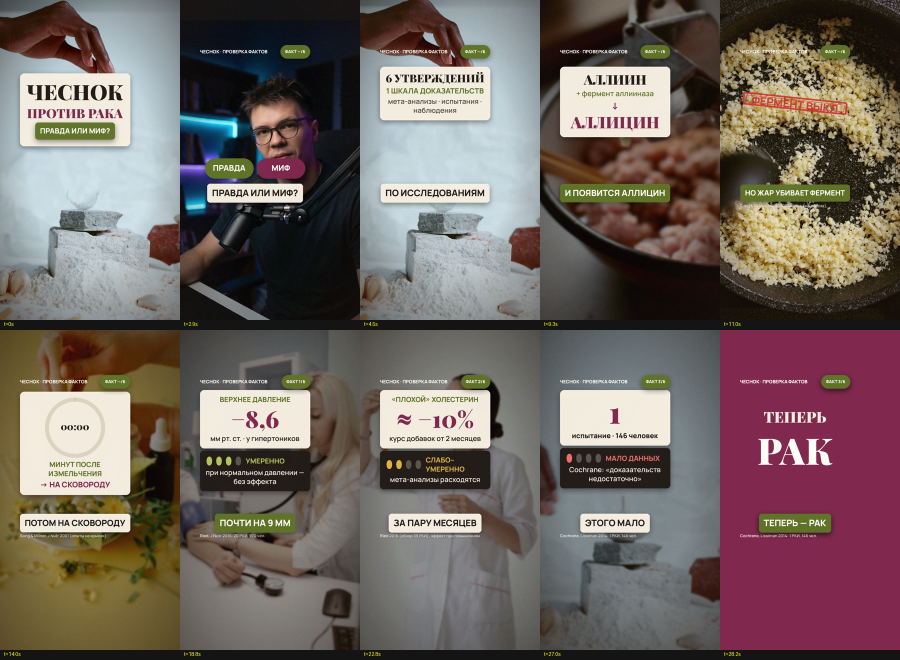
#> input picture docs/projects/gar10v2/contact_sheet_1.png, 1800 x 1320 px (shown at 1/2 size)
$ python -i render.py   (imports and definitions only)
#> lines starting #> are read from the running program, lines starting #| are printed output that depends on the picture
import sys,os,math,random,json,subprocess
import numpy as np
from PIL import Image,ImageDraw,ImageFilter,ImageEnhance
from lib import *
import lib
CR=(246,239,226); INK=(34,28,24); OL=(96,116,40); OLL=(176,196,92); PL=(128,40,78); GO=(222,176,72); RD=(200,50,50); WH=(255,252,245)
TOT=57.60; NF=int(round(TOT*FPS))
SH='/workspace/gar10/b/shots/'; AV='/workspace/gar10/av/f/'
# [1 line that did not run here, left out]
X0,X1=120,780; CX=(X0+X1)//2
# (t0, kind, src, off, z0, z1)
S=[(0.0,'av'),(3.05,'intro','10071217',0,1.05,1.15),(4.77,'v','7601421',0,1.0,1.12),(7.12,'chem','7237297',0,1.1,1.2),
(9.61,'v','39137542',0,1.0,1.15),(11.65,'timer','7525923',0,1.0,1.08),(14.27,'bp','6998172',0,1.0,1.1),(18.98,'chol','8530073',0,1.05,1.12),
(23.00,'cold','10071217',3,1.15,1.2),(27.19,'cancer','37138963',0,1.0,1.05),(28.40,'obs','37138963',1.0,1.05,1.15),(33.28,'obs2','7601421',3,1.1,1.15),
(35.72,'rct','8530073',2,1.0,1.1),(40.34,'rct2','8530073',4,1.1,1.15),(44.39,'oil','25745552',0,1.0,1.12),(47.76,'oil2','37223242',0,1.05,1.15),
(50.78,'warn','10431987',0,1.0,1.06),(53.13,'v','37223242',3,1.0,1.1),(55.31,'loop','10071217',0,1.15,1.0)]
TR={3.05:'wipe',4.77:'punch',7.12:'wipe',9.61:'flash',11.65:'wipe',14.27:'punch',18.98:'wipe',23.00:'punch',27.19:'flash',28.40:'wipe',33.28:'punch',
35.72:'wipe',40.34:'punch',44.39:'wipe',47.76:'punch',50.78:'flash',53.13:'wipe',55.31:'punch'}
CAP=[(0.02,'ЧЕСНОК ПРОТИВ РАКА',1),(1.67,'ПРАВДА ИЛИ МИФ?',0),(3.13,'ПО ИССЛЕДОВАНИЯМ',0),(4.77,'ЦЕЛЫЙ ЗУБЧИК',0),(5.65,'ПОЧТИ БЕСПОЛЕЗЕН',1),
(7.12,'РАЗДАВИ ЕГО',0),(8.0,'И ПОЯВИТСЯ АЛЛИЦИН',1),(9.61,'НО ЖАР УБИВАЕТ ФЕРМЕНТ',1),(11.65,'ПОДОЖДИ 10 МИНУТ',1),(12.93,'ПОТОМ НА СКОВОРОДУ',0),
(14.27,'ДАВЛЕНИЕ',0),(15.26,'У ГИПЕРТОНИКОВ',1),(16.23,'ВЕРХНЕЕ ПАДАЛО',0),(17.04,'ПОЧТИ НА 9 ММ',1),(18.98,'ХОЛЕСТЕРИН',0),(20.03,'МИНУС ~10%',1),(21.76,'ЗА ПАРУ МЕСЯЦЕВ',0),
(23.00,'ПРОСТУДА',0),(23.95,'ВСЕГО ОДНО ИСПЫТАНИЕ',1),(26.16,'ЭТОГО МАЛО',0),(27.19,'ТЕПЕРЬ — РАК',1),(28.40,'КТО ЕСТ МНОГО',0),(29.28,'ЧЕСНОКА И ЛУКА',1),
(30.46,'РАК ЖЕЛУДКА',0),(31.59,'ПОЧТИ ВДВОЕ РЕЖЕ',1),(33.28,'НО ЭТО НАБЛЮДЕНИЯ',0),(34.44,'А НЕ ДОКАЗАТЕЛЬСТВО',1),(35.72,'КИТАЙ: 3 ТЫСЯЧИ ЧЕЛОВЕК',0),
(37.62,'7 ЛЕТ',1),(38.19,'ЧЕСНОК ИЛИ ПЛАЦЕБО',0),(40.34,'ЧЕРЕЗ 22 ГОДА',0),(41.60,'СМЕРТНОСТЬ ОТ РАКА',0),(42.94,'НИЖЕ НА ТРЕТЬ',1),
(44.39,'А МАСЛО?',1),(45.31,'ВЕЩЕСТВА ЧЕСНОКА',0),(46.28,'РАСТВОРЯЮТСЯ В ЖИРАХ',1),(47.76,'НО ИСПЫТАНИЙ',0),(48.44,'С ОЛИВКОВЫМ',0),(49.13,'ИЛИ ЛЬНЯНЫМ',0),(49.76,'МАСЛОМ — НЕТ',1),
(50.78,None,0),(53.13,'ОТПРАВЬ ТОМУ,',0),(53.81,'КТО ЛЕЧИТСЯ ЧЕСНОКОМ',1),(55.31,'И ОТВЕТЬ:',0),(56.14,'ПРАВДА ИЛИ МИФ?',1)]
CLAIM=[(14.27,1),(18.98,2),(23.00,3),(28.40,4),(35.72,5),(44.39,6)]
SRC=[(9.61,'Song & Milner, J Nutr 2001 (опыты на крысах)'),(14.27,'Ried, J Nutr 2016: 20 РКИ, 970 чел.'),(18.98,'Ried 2016 (обзор 39 РКИ); эффект при повышенном'),
(23.00,'Cochrane, Lissiman 2014: 1 РКИ, 146 чел.'),(28.40,'Zhou, Gastroenterology 2011: 21 исследование'),(35.72,'Li, BMJ 2019: Shandong Intervention Trial'),
(44.39,'Прямых испытаний сочетания нет'),(50.78,None)]
_ic={}
NFR={}
# [4 lines left out: function vframe, not called in this run]
NAV=len(os.listdir(AV)) if os.path.isdir(AV) else 1
def avf(seg,t):
    t0,t1,c0=SEG[seg]; i=int(round((t-t0+c0+LAG)*FPS)); i=max(0,min(NAV-1,i)); return Image.open(AV+'f%04d.jpg'%(i+1)).convert('RGB')
# [5 lines left out: function cur_shot, not called in this run]
def nxt(k): return S[k+1][0] if k+1<len(S) else TOT
def soft(im,r=6,dk=0.55): return ImageEnhance.Brightness(im.filter(ImageFilter.GaussianBlur(r))).enhance(dk)
CARD_KINDS=('chem','timer','bp','chol','cold','obs','rct','rct2','oil','oil2','warn')
# [6 lines left out: function shot_img, not called in this run]
def P(t,t0,d): return clamp((t-t0)/d)
lib.P=P
def fit(s,kind,size,maxw):
    while size>24 and tw_of(s,kind,size)>maxw: size-=2
    return size
# [4 lines left out: function card, not called in this run]
def slide(t,t0,d=0.35): return (1-eo(P(t,t0,d)))*120
# ================= TEXT-FIT LAYOUT SYSTEM (gar10v2) =================
SAFE=(120,270,780,1250); PAD=24; MINB=42
REG=[]; TOP=[]; WARN=[]
def reg_text(name,ink,cont,pad=PAD): REG.append((name,ink,cont,pad))
def reg_top(name,box): TOP.append((name,box))
def ink_of(s,kind,size): return font(kind,int(size)).getbbox(s,anchor='ls')
def line_box(kind,size):
    l,t,r,b=font(kind,int(size)).getbbox('ЁЙНрув',anchor='ls'); return t,b
# [31 lines left out: functions draw_line, fit_lines, not called in this run]
class Stack:
    def __init__(s,x0=X0,x1=X1,pad=32,gap=12): s.x0,s.x1,s.pad,s.gap=x0,x1,pad,gap; s.it=[]
    def text(s,txt,kind,size,col,minsz=MINB,alpha=1.0,sc=1.0,name=None):
        sz,lines=fit_lines(txt,kind,size,minsz,s.x1-s.x0-2*s.pad)
        lt,lb=line_box(kind,sz); lh=lb-lt; s.it.append(('t',lines,kind,sz,col,alpha,sc,lh,name)); return s
    def custom(s,h,fn): s.it.append(('c',h,fn)); return s
    # [47 lines left out: functions height, draw, pill, stamp_fit, not called in this run]
def inside(a,c,p): return a[0]>=c[0]+p-0.5 and a[1]>=c[1]+p-0.5 and a[2]<=c[2]-p+0.5 and a[3]<=c[3]-p+0.5
def ovl(a,b): return a[0]<b[2] and b[0]<a[2] and a[1]<b[3] and b[1]<a[3]
# [10 lines left out: function check, not called in this run]
# ================= captions / HUD / meter =================
CAPY=1158
# [43 lines left out: functions caption, hud, clove, meter, not called in this run]
def big_item(st,s,size,col,t,t0,kind='disp'):
    sc=0.8+0.2*eob(P(t,t0,0.3),1.6); return st.text(s,kind,size,col,minsz=60,alpha=clamp(P(t,t0,0.15)),sc=sc)
TOPY=360
def gap_meter(box): return box[3]+16
# ================= scenes =================
def intro(b,t,t0):
    st=Stack().text('6 УТВЕРЖДЕНИЙ','disp',80,INK,minsz=60).text('1 ШКАЛА ДОКАЗАТЕЛЬСТВ','man',46,OL).text('мета-анализы · испытания · наблюдения','manr',42,INK,alpha=0.8)
    st.draw(b,TOPY+40+slide(t,t0),alpha=P(t,t0,0.2))
def chem(b,t,t0):
    st=Stack().text('АЛЛИИН','disp',80,INK,minsz=60).text('+ фермент аллииназа','manr',44,OL,alpha=P(t,t0+0.3,0.2)).text('↓','man',56,PL,alpha=P(t,8.0,0.2))
    big_item(st,'АЛЛИЦИН',96,PL,t,8.62); st.draw(b,TOPY+40,alpha=P(t,t0,0.2))
def heat(b,t,t0):
    stamp_fit(b,'ФЕРМЕНТ ВЫКЛ',CX,620,t,10.2,RD,-6,X1-X0,name='heatstamp')
# [14 lines left out: function timer, not called in this run]
def numcard(b,t,t0,head,num,numt0,sub):
    st=Stack().text(head,'man',42,OL); big_item(st,num,140,PL,t,numt0); st.text(sub,'manr',42,INK)
    return st.draw(b,TOPY+slide(t,t0),alpha=P(t,t0,0.2))
def bp(b,t,t0):
    v=8.6*eo(P(t,16.6,1.2)); bx=numcard(b,t,t0,'ВЕРХНЕЕ ДАВЛЕНИЕ',f'−{v:.1f}'.replace('.',','),16.23,'мм рт. ст. · у гипертоников')
    meter(b,t,15.3,3,'УМЕРЕННО',gap_meter(bx),note='при нормальном давлении — без эффекта')
def chol(b,t,t0):
    v=10*eo(P(t,20.0,1.0)); bx=numcard(b,t,t0,'«ПЛОХОЙ» ХОЛЕСТЕРИН',f'≈ −{int(round(v))}%',20.0,'курс добавок от 2 месяцев')
    meter(b,t,20.6,2,'СЛАБО–\nУМЕРЕННО',gap_meter(bx),note='мета-анализы расходятся')
# [18 lines left out: functions cold, cancer, bars, not called in this run]
def obs(b,t,t0):
    st=Stack().text('РАК ЖЕЛУДКА','man',46,OL).text('лук и чеснок: мало vs много','manr',42,INK).custom(144,bars(t,t0)).text('ОШ 0,54 · почти вдвое реже','man',42,PL,alpha=P(t,31.6,0.2))
    st.draw(b,TOPY+slide(t,t0),alpha=P(t,t0,0.2))
# [79 lines left out: functions obs2, timeline, rct, oilboxes, oil, warn and 3 more, not called in this run]
def grain(t):
    rs=np.random.RandomState(int(t*25)%17); z=np.zeros((H//2,W//2,4),np.uint8); n=rs.randint(0,255,(H//2,W//2)).astype(np.uint8); z[...,0]=n;z[...,1]=n;z[...,2]=n;z[...,3]=10
    return Image.fromarray(z).resize((W,H))
GR=[grain(i/25) for i in range(6)]
def vign():
    yy,xx=np.mgrid[0:H,0:W].astype(np.float32); r=np.sqrt(((xx-W/2)/(W*0.75))**2+((yy-H/2)/(H*0.72))**2)
    a=np.clip((r-0.45)*1.3,0,1)*170; z=np.zeros((H,W,4),np.uint8); z[...,:3]=(30,18,10); z[...,3]=a.astype(np.uint8); return Image.fromarray(z)
VG=None
# [38 lines left out: functions cover, frame, not called in this run]
# [12 lines not run here, left out]

>>> from PIL import Image
>>> picture = Image.open('contact_sheet_1.png')
#> picture is the input picture: PIL image 1800x1320 RGB; mean R, G, B 113.1, 101.2, 96.2
>>> result = soft(picture)
#> in soft, `def soft(im,r=6,dk=0.55): return ImageEnhance.Brightness(im.filter(Ima..`:
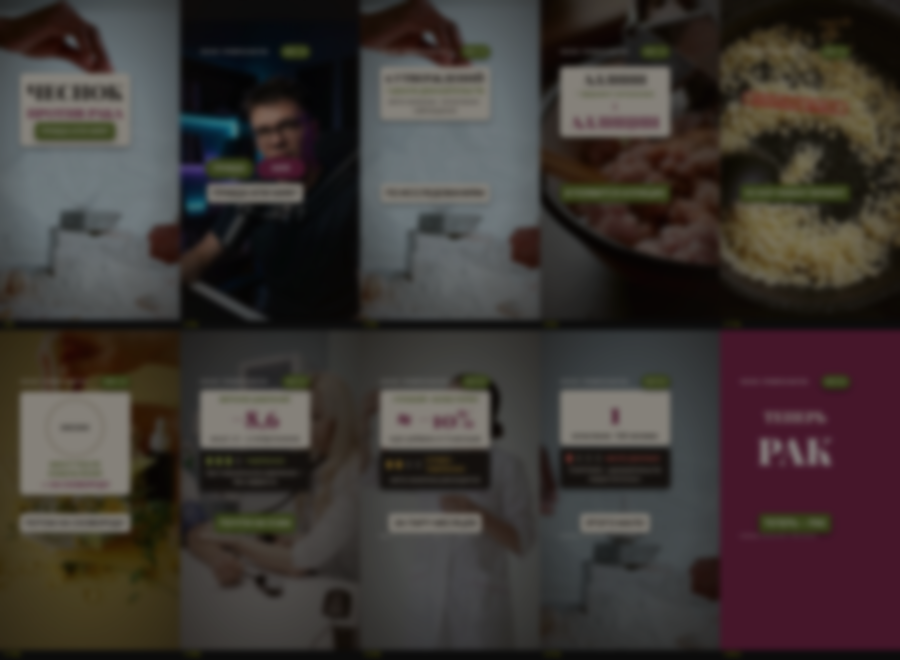
#> returned value: PIL image 1800x1320 RGB (shown at 1/2 size); mean R, G, B 61.7, 55.2, 52.4
